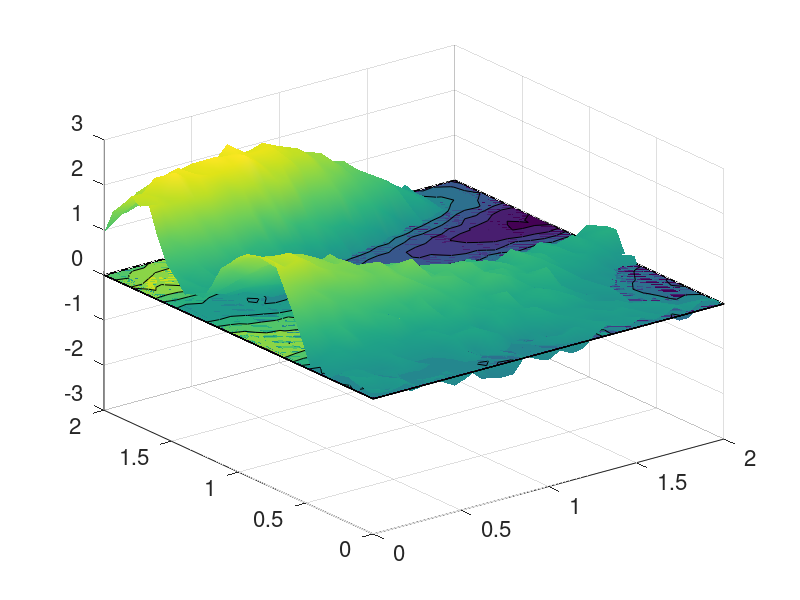

MATLAB code for this plot: (Note: this script raises an error after producing the figure.)
%% #### -------------------------------------------------------------- ####
%% George Kontoudis, george.kontoudis@mines.edu, www.georgekontoudis.com
%% Colorado School of Mines, Mechanical Engineering
%% Scalable, Federated Gaussian Process Training for Decentralized
%% Multi-Agent Systems, IEEE Access 2024
%% Demo for a synthetic random field (2D)
%% #### -------------------------------------------------------------- ####
clear all; close all; clc;
%% Generate test data
rng(100)
% number of training data points
n = 961; % 961, 8100 , 16900, 32400
trials = 3;
agents = 10; % 4, 10, 20

% Parameters
alpha = 1e-5; % gradient descent step size
cADMM_tol = 1e-3; % ADMM tolerance
cl_pxADMM_tol = cADMM_tol; % ADMM tolerance
cl_gpxADMM_tol = cADMM_tol; % ADMM tolerance
max_iter_dec_cADMM = 1e2;
max_iter_dec_cl_pxADMM = 1e2;
max_iter_dec_cl_gpxADMM = 1e2;
rho = 500; % penalty term ADMM
Lip = 5000; % Lipschitz constant

switch n
    case 961
        % load true hyperparameter values
        load src/hyperparameters_obs_961_input_2D_hyp_4_repl_5.dat
        el1.true = hyperparameters_obs_961_input_2D_hyp_4_repl_5(1);
        el2.true = hyperparameters_obs_961_input_2D_hyp_4_repl_5(2);
        sf.true = hyperparameters_obs_961_input_2D_hyp_4_repl_5(3);
        sn.true = hyperparameters_obs_961_input_2D_hyp_4_repl_5(4);
        hyplength = length(hyperparameters_obs_961_input_2D_hyp_4_repl_5);

        load src/input_x_obs_961_input_2D_hyp_4_repl_5.dat
        xx = input_x_obs_961_input_2D_hyp_4_repl_5';
        xx_length = length(xx); xx_length_2 = xx_length^2;
        xx_vec = reshape(xx,xx_length_2,1);

        load src/input_y_obs_961_input_2D_hyp_4_repl_5.dat
        xy = input_y_obs_961_input_2D_hyp_4_repl_5';
        xy_vec = reshape(xy,xx_length_2,1);

        load src/training_data_obs_961_input_2D_hyp_4_repl_5.dat
        Y_all = training_data_obs_961_input_2D_hyp_4_repl_5';
end

% Squared hyperparameters
el12.true = el1.true^2;
el22.true = el2.true^2;
sf2.true = sf.true^2;
sn2.true = sn.true^2;

ky = 0;
for i=1:trials
    Y_each(:,:,i) = Y_all(:,ky*xx_length+1:i*xx_length); % 31 for 961, 90 for 8100, 130 for 16900, 180 for 32400
    ky=ky+1;
end
x(:,1) = xx_vec;
x(:,2) = xy_vec;
Y = reshape(Y_each,xx_length_2,1,trials);

for i=1:trials
    f=figure(i);
    surf(xx,xy,Y_each(:,:,i));hold on
    hold on;
    [~,c]=contourf(xx,xy,Y_each(:,:,i));hold on
    shading interp
    set(gca,'fontsize',16)
    h = colormap(f,pink);
    brighten(0.6);
    set(gcf,'color','w')
    cbar = colorbar;
    hAx = gca;
    hAx.CLim = [-3 3];
    cbar.Limits = [-3 3];
    view(0,90)
    xlabel('x') ; ylabel('y') ;
    %     title('Reference')
    set(gca,'fontsize',16)
    set(gcf,'color','w')
    box off; grid off; hold on;
end
%% Training of full GP
meanfunc = [];
covfunc = @covSEard;
likfunc = @likGauss;
% pause
%%
for trial=1:trials
    trial
    %     for initial_condition = 1:random_initializations
    opts.mean = [];
    opts.cov = [log(2),log(0.5),log(1)]; % inital values for lengthscales el1, el2 and signal std sf2, essentialy el1 = el2 = sf = exp(0) = 1
    opts.lik = log(1); % initial value for noise std se2, essentially se = exp(-1) = 0.368

    % Full GP training
    t1 = clock;
    hyp.fullGP = minimize(opts, @gp, -250, @infGaussLik, meanfunc,...
        covfunc, likfunc, x, Y(:,:,trial));
    t2 = clock;

    % Going back to the parameter space exp(log(x)) = x
    el1.fullGP = exp(hyp.fullGP.cov(1));
    el2.fullGP = exp(hyp.fullGP.cov(2));
    sf.fullGP = exp(hyp.fullGP.cov(3));
    sn.fullGP = exp(hyp.fullGP.lik);

    % Squared parameters exp(2*log(x)) = x^2
    el12.fullGP = exp(2*hyp.fullGP.cov(1));
    el22.fullGP = exp(2*hyp.fullGP.cov(2));
    sf2.fullGP = exp(2*hyp.fullGP.cov(3));
    sn2.fullGP = exp(2*hyp.fullGP.lik);

    % Time for training
    t.training.fullGP = etime(t2,t1) ;
    %% Factorized training
    partitionCriterion = 'sequential' ; % 'random', 'kmeans', 'sequential'

    opts.Xnorm = '' ; % doesn't change anything if I select 'X' or 'Y' or even if it's empty ''
    opts.Ynorm = 'Y' ;
    opts.Ms = agents; % number of experts
    opts.partitionCriterion = partitionCriterion ;
    opts.ell = exp(opts.cov(1)) ;
    opts.el2 = exp(opts.cov(2)) ;
    opts.sf2 = exp(opts.cov(3)) ;
    opts.sn2 = exp(opts.lik) ;

    opts.meanfunc = [] ; % .meanfunc, .covfunc, .likfunc, .inffunc: GP configurations
    opts.covfunc = @covSEard;
    opts.likfunc = @likGauss;
    opts.inffunc = @infGaussLik ;

    opts.numOptFC = -250 ;

    t3 = clock;
    [models,t_dGP_train,xs,ys,iter.outer.factGP] = aggregation_train_2D(x,Y(:,:,trial),opts);
    t4 = clock;

    for i=1:opts.Ms
        el1.factGP(i) = exp(models{1,i}.hyp.cov(1));
        el2.factGP(i) = exp(models{1,i}.hyp.cov(2));
        sf.factGP(i) = exp(models{1,i}.hyp.cov(3));
        sn.factGP(i) = exp(models{1,i}.hyp.lik);

        el12.factGP(i) = exp(2*models{1,i}.hyp.cov(1));
        el22.factGP(i) = exp(2*models{1,i}.hyp.cov(2));
        sf2.factGP(i) = exp(2*models{1,i}.hyp.cov(3));
        sn2.factGP(i) = exp(2*models{1,i}.hyp.lik);
    end

    t.training.factGP = etime(t4,t3) ;
    %% Factorized GRBCM training
    partitionCriterion = 'sequential_random' ; % 'random', 'kmeans', 'sequential', 'sequential_random'
    opts.partitionCriterion = partitionCriterion ;

    t5 = clock;
    [models_grbcm,t_dGP_train,xs,ys,iter.outer.factGRBCM] = aggregation_train_2D(x,Y(:,:,trial),opts);
    t6 =clock;

    for i=1:opts.Ms
        el1.factGRBCM(i) = exp(models_grbcm{1,i}.hyp.cov(1));
        el2.factGRBCM(i) = exp(models_grbcm{1,i}.hyp.cov(2));
        sf.factGRBCM(i) = exp(models_grbcm{1,i}.hyp.cov(3));
        sn.factGRBCM(i) = exp(models_grbcm{1,i}.hyp.lik);

        el12.factGRBCM(i) = exp(2*models_grbcm{1,i}.hyp.cov(1));
        el12.factGRBCM(i) = exp(2*models_grbcm{1,i}.hyp.cov(2));
        sf2.factGRBCM(i) = exp(2*models_grbcm{1,i}.hyp.cov(3));
        sn2.factGRBCM(i) = exp(2*models_grbcm{1,i}.hyp.lik);
    end

    t.training.factGRBCM = etime(t6,t5) ;
    %% Consensus ADMM Training with gradient information
    [t.training.cADMM, theta.cADMM, iter.outer.cADMM, iter.inner.cADMM] = ...
        cADMM_2D(rho, alpha, opts, models, hyplength, cADMM_tol)

    for i=1:opts.Ms
        el1.cADMM(i) = exp(theta.cADMM(1,i));
        el2.cADMM(i) = exp(theta.cADMM(2,i));
        sf.cADMM(i) = exp(theta.cADMM(3,i));
        sn.cADMM(i) = exp(theta.cADMM(4,i));

        el12.cADMM(i) = exp(2*theta.cADMM(1,i));
        el22.cADMM(i) = exp(2*theta.cADMM(2,i));
        sf2.cADMM(i) = exp(2*theta.cADMM(3,i));
        sn2.cADMM(i) = exp(2*theta.cADMM(4,i));
    end
    %% Closed-form proximal ADMM Training with gradient information
    [t.training.cl_pxADMM, theta.cl_pxADMM, iter.outer.cl_pxADMM] = ...
        cl_pxADMM_2D(rho, opts, models, hyplength, Lip, cl_pxADMM_tol)

    for i=1:opts.Ms
        el1.cl_pxADMM(i) = exp(theta.cl_pxADMM(1,i));
        el2.cl_pxADMM(i) = exp(theta.cl_pxADMM(2,i));
        sf.cl_pxADMM(i) = exp(theta.cl_pxADMM(3,i));
        sn.cl_pxADMM(i) = exp(theta.cl_pxADMM(4,i));

        el12.cl_pxADMM(i) = exp(2*theta.cl_pxADMM(1,i));
        el22.cl_pxADMM(i) = exp(2*theta.cl_pxADMM(2,i));
        sf2.cl_pxADMM(i) = exp(2*theta.cl_pxADMM(3,i));
        sn2.cl_pxADMM(i) = exp(2*theta.cl_pxADMM(4,i));
    end
    %% Closed-form proximal ADMM Training with gradient information and communication dataset
    [t.training.cl_gpxADMM, theta.cl_gpxADMM, iter.outer.cl_gpxADMM] = ...
        cl_pxADMM_2D(rho, opts, models_grbcm, hyplength, Lip, cl_gpxADMM_tol)

    for i=1:opts.Ms
        el1.cl_gpxADMM(i) = exp(theta.cl_gpxADMM(1,i));
        el2.cl_gpxADMM(i) = exp(theta.cl_gpxADMM(2,i));
        sf.cl_gpxADMM(i) = exp(theta.cl_gpxADMM(3,i));
        sn.cl_gpxADMM(i) = exp(theta.cl_gpxADMM(4,i));

        el12.cl_gpxADMM(i) = exp(2*theta.cl_gpxADMM(1,i));
        el22.cl_gpxADMM(i) = exp(2*theta.cl_gpxADMM(2,i));
        sf2.cl_gpxADMM(i) = exp(2*theta.cl_gpxADMM(3,i));
        sn2.cl_gpxADMM(i) = exp(2*theta.cl_gpxADMM(4,i));
    end
    %% Decentralized exact consensus ADMM Training with gradient information
    [t.training.dec_cADMM, theta.dec_cADMM, iter.outer.dec_cADMM, iter.inner.dec_cADMM] = ...
        dec_cADMM_2D(rho, alpha, opts, models, hyplength, max_iter_dec_cADMM)

    for i=1:opts.Ms
        el1.dec_cADMM(i) = exp(theta.dec_cADMM(1,i));
        el2.dec_cADMM(i) = exp(theta.dec_cADMM(2,i));
        sf.dec_cADMM(i) = exp(theta.dec_cADMM(3,i));
        sn.dec_cADMM(i) = exp(theta.dec_cADMM(4,i));

        el12.dec_cADMM(i) = exp(2*theta.dec_cADMM(1,i));
        el22.dec_cADMM(i) = exp(2*theta.dec_cADMM(2,i));
        sf2.dec_cADMM(i) = exp(2*theta.dec_cADMM(3,i));
        sn2.dec_cADMM(i) = exp(2*theta.dec_cADMM(4,i));
    end
    %% Closed-form decentralized inexact (proximal) consensus ADMM Training with gradient information
    [t.training.dec_cl_pxADMM, theta.dec_cl_pxADMM, iter.outer.dec_cl_pxADMM] = ...
        dec_cl_pxADMM_2D(rho, opts, models, hyplength, Lip, max_iter_dec_cl_pxADMM)

    for i=1:opts.Ms
        el1.dec_cl_pxADMM(i) = exp(theta.dec_cl_pxADMM(1,i));
        el2.dec_cl_pxADMM(i) = exp(theta.dec_cl_pxADMM(2,i));
        sf.dec_cl_pxADMM(i) = exp(theta.dec_cl_pxADMM(3,i));
        sn.dec_cl_pxADMM(i) = exp(theta.dec_cl_pxADMM(4,i));

        el12.dec_cl_pxADMM(i) = exp(2*theta.dec_cl_pxADMM(1,i));
        el22.dec_cl_pxADMM(i) = exp(2*theta.dec_cl_pxADMM(2,i));
        sf2.dec_cl_pxADMM(i) = exp(2*theta.dec_cl_pxADMM(3,i));
        sn2.dec_cl_pxADMM(i) = exp(2*theta.dec_cl_pxADMM(4,i));
    end

    %% Closed-form decentralized inexact (proximal) consensus ADMM Training with gradient information and communication dataset
    [t.training.dec_cl_gpxADMM, theta.dec_cl_gpxADMM, iter.outer.dec_cl_gpxADMM] = ...
        dec_cl_pxADMM_2D(rho, opts, models_grbcm, hyplength, Lip, max_iter_dec_cl_gpxADMM)

    for i=1:opts.Ms
        el1.dec_cl_gpxADMM(i) = exp(theta.dec_cl_gpxADMM(1,i));
        el2.dec_cl_gpxADMM(i) = exp(theta.dec_cl_gpxADMM(2,i));
        sf.dec_cl_gpxADMM(i) = exp(theta.dec_cl_gpxADMM(3,i));
        sn.dec_cl_gpxADMM(i) = exp(theta.dec_cl_gpxADMM(4,i));

        el12.dec_cl_gpxADMM(i) = exp(2*theta.dec_cl_gpxADMM(1,i));
        el22.dec_cl_gpxADMM(i) = exp(2*theta.dec_cl_gpxADMM(2,i));
        sf2.dec_cl_gpxADMM(i) = exp(2*theta.dec_cl_gpxADMM(3,i));
        sn2.dec_cl_gpxADMM(i) = exp(2*theta.dec_cl_gpxADMM(4,i));
    end
    %% Store data
    el1.save.true(trial)             = el1.true;
    el1.save.fullGP(trial)           = el1.fullGP;
    el1.save.factGP(trial,:)         = el1.factGP;
    el1.save.factGRBCM(trial,:)      = el1.factGRBCM;
    el1.save.cADMM(trial,:)          = el1.cADMM;
    el1.save.cl_pxADMM(trial,:)      = el1.cl_pxADMM;
    el1.save.cl_gpxADMM(trial,:)     = el1.cl_gpxADMM;
    el1.save.dec_cADMM(trial,:)      = el1.dec_cADMM;
    el1.save.dec_cl_pxADMM(trial,:)  = el1.dec_cl_pxADMM;
    el1.save.dec_cl_gpxADMM(trial,:) = el1.dec_cl_gpxADMM;

    el2.save.true(trial)             = el2.true;
    el2.save.fullGP(trial)           = el2.fullGP;
    el2.save.factGP(trial,:)         = el2.factGP;
    el2.save.factGRBCM(trial,:)      = el2.factGRBCM;
    el2.save.cADMM(trial,:)          = el2.cADMM;
    el2.save.cl_pxADMM(trial,:)      = el2.cl_pxADMM;
    el2.save.cl_gpxADMM(trial,:)     = el2.cl_gpxADMM;
    el2.save.dec_cADMM(trial,:)      = el2.dec_cADMM;
    el2.save.dec_cl_pxADMM(trial,:)  = el2.dec_cl_pxADMM;
    el2.save.dec_cl_gpxADMM(trial,:) = el2.dec_cl_gpxADMM;

    sf.save.true(trial)             = sf.true;
    sf.save.fullGP(trial)           = sf.fullGP;
    sf.save.factGP(trial,:)         = sf.factGP;
    sf.save.factGRBCM(trial,:)      = sf.factGRBCM;
    sf.save.cADMM(trial,:)          = sf.cADMM;
    sf.save.cl_pxADMM(trial,:)      = sf.cl_pxADMM;
    sf.save.cl_gpxADMM(trial,:)     = sf.cl_gpxADMM;
    sf.save.dec_cADMM(trial,:)      = sf.dec_cADMM;
    sf.save.dec_cl_pxADMM(trial,:)  = sf.dec_cl_pxADMM;
    sf.save.dec_cl_gpxADMM(trial,:) = sf.dec_cl_gpxADMM;

    sn.save.true(trial)             = sn.true;
    sn.save.fullGP(trial)           = sn.fullGP;
    sn.save.factGP(trial,:)         = sn.factGP;
    sn.save.factGRBCM(trial,:)      = sn.factGRBCM;
    sn.save.cADMM(trial,:)          = sn.cADMM;
    sn.save.cl_pxADMM(trial,:)      = sn.cl_pxADMM;
    sn.save.cl_gpxADMM(trial,:)     = sn.cl_gpxADMM;
    sn.save.dec_cADMM(trial,:)      = sn.dec_cADMM;
    sn.save.dec_cl_pxADMM(trial,:)  = sn.dec_cl_pxADMM;
    sn.save.dec_cl_gpxADMM(trial,:) = sn.dec_cl_gpxADMM;

    t.save.fullGP(trial)         = t.training.fullGP;
    t.save.factGP(trial)         = t.training.factGP;
    t.save.factGRBCM(trial)      = t.training.factGRBCM;
    t.save.cADMM(trial)          = t.training.cADMM;
    t.save.cl_pxADMM(trial)      = t.training.cl_pxADMM;
    t.save.cl_gpxADMM(trial)     = t.training.cl_gpxADMM;
    t.save.dec_cADMM(trial)      = t.training.dec_cADMM;
    t.save.dec_cl_pxADMM(trial)  = t.training.dec_cl_pxADMM;
    t.save.dec_cl_gpxADMM(trial) = t.training.dec_cl_gpxADMM;

    iter.inner.save.cADMM(trial)      = iter.inner.cADMM;
    iter.inner.save.dec_cADMM(trial)  = iter.inner.dec_cADMM;

    iter.outer.save.factGP(trial)          = iter.outer.factGP;
    iter.outer.save.factGRBCM(trial)       = iter.outer.factGRBCM;
    iter.outer.save.cADMM(trial)          = iter.outer.cADMM;
    iter.outer.save.cl_pxADMM(trial)      = iter.outer.cl_pxADMM;
    iter.outer.save.cl_gpxADMM(trial)     = iter.outer.cl_gpxADMM;
    iter.outer.save.dec_cADMM(trial)      = iter.outer.dec_cADMM;
    iter.outer.save.dec_cl_pxADMM(trial)  = iter.outer.dec_cl_pxADMM;
    iter.outer.save.dec_cl_gpxADMM(trial) = iter.outer.dec_cl_gpxADMM;
    opts = [];
    trial
end

%% Plots
for i=1:trials
    el1.save.avg.factGP(i) = (1/agents)*sum(el1.save.factGP(i,:));
    el1.save.std.factGP(i) = std(el1.save.factGP(i,:));
    el1.save.avg.factGRBCM(i) = (1/agents)*sum(el1.save.factGRBCM(i,:));
    el1.save.std.factGRBCM(i) = std(el1.save.factGRBCM(i,:));
    el1.save.avg.cADMM(i) = (1/agents)*sum(el1.save.cADMM(i,:));
    el1.save.std.cADMM(i) = std(el1.save.cADMM(i,:));
    el1.save.avg.cl_pxADMM(i) = (1/agents)*sum(el1.save.cl_pxADMM(i,:));
    el1.save.std.cl_pxADMM(i) = std(el1.save.cl_pxADMM(i,:));
    el1.save.avg.cl_gpxADMM(i) = (1/agents)*sum(el1.save.cl_gpxADMM(i,:));
    el1.save.std.cl_gpxADMM(i) = std(el1.save.cl_gpxADMM(i,:));
    el1.save.avg.dec_cADMM(i) = (1/agents)*sum(el1.save.dec_cADMM(i,:));
    el1.save.std.dec_cADMM(i) = std(el1.save.dec_cADMM(i,:));
    el1.save.avg.dec_cl_pxADMM(i) = (1/agents)*sum(el1.save.dec_cl_pxADMM(i,:));
    el1.save.std.dec_cl_pxADMM(i) = std(el1.save.dec_cl_pxADMM(i,:));
    el1.save.avg.dec_cl_gpxADMM(i) = (1/agents)*sum(el1.save.dec_cl_gpxADMM(i,:));
    el1.save.std.dec_cl_gpxADMM(i) = std(el1.save.dec_cl_gpxADMM(i,:));

    el2.save.avg.factGP(i) = (1/agents)*sum(el2.save.factGP(i,:));
    el2.save.std.factGP(i) = std(el2.save.factGP(i,:));
    el2.save.avg.factGRBCM(i) = (1/agents)*sum(el2.save.factGRBCM(i,:));
    el2.save.std.factGRBCM(i) = std(el2.save.factGRBCM(i,:));
    el2.save.avg.cADMM(i) = (1/agents)*sum(el2.save.cADMM(i,:));
    el2.save.std.cADMM(i) = std(el2.save.cADMM(i,:));
    el2.save.avg.cl_pxADMM(i) = (1/agents)*sum(el2.save.cl_pxADMM(i,:));
    el2.save.std.cl_pxADMM(i) = std(el2.save.cl_pxADMM(i,:));
    el2.save.avg.cl_gpxADMM(i) = (1/agents)*sum(el2.save.cl_gpxADMM(i,:));
    el2.save.std.cl_gpxADMM(i) = std(el2.save.cl_gpxADMM(i,:));
    el2.save.avg.dec_cADMM(i) = (1/agents)*sum(el2.save.dec_cADMM(i,:));
    el2.save.std.dec_cADMM(i) = std(el2.save.dec_cADMM(i,:));
    el2.save.avg.dec_cl_pxADMM(i) = (1/agents)*sum(el2.save.dec_cl_pxADMM(i,:));
    el2.save.std.dec_cl_pxADMM(i) = std(el2.save.dec_cl_pxADMM(i,:));
    el2.save.avg.dec_cl_gpxADMM(i) = (1/agents)*sum(el2.save.dec_cl_gpxADMM(i,:));
    el2.save.std.dec_cl_gpxADMM(i) = std(el2.save.dec_cl_gpxADMM(i,:));

    sf.save.avg.factGP(i) = (1/agents)*sum(sf.save.factGP(i,:));
    sf.save.std.factGP(i) = std(sf.save.factGP(i,:));
    sf.save.avg.factGRBCM(i) = (1/agents)*sum(sf.save.factGRBCM(i,:));
    sf.save.std.factGRBCM(i) = std(sf.save.factGRBCM(i,:));
    sf.save.avg.cADMM(i) = (1/agents)*sum(sf.save.cADMM(i,:));
    sf.save.std.cADMM(i) = std(sf.save.cADMM(i,:));
    sf.save.avg.cl_pxADMM(i) = (1/agents)*sum(sf.save.cl_pxADMM(i,:));
    sf.save.std.cl_pxADMM(i) = std(sf.save.cl_pxADMM(i,:));
    sf.save.avg.cl_gpxADMM(i) = (1/agents)*sum(sf.save.cl_gpxADMM(i,:));
    sf.save.std.cl_gpxADMM(i) = std(sf.save.cl_gpxADMM(i,:));
    sf.save.avg.dec_cADMM(i) = (1/agents)*sum(sf.save.dec_cADMM(i,:));
    sf.save.std.dec_cADMM(i) = std(sf.save.dec_cADMM(i,:));
    sf.save.avg.dec_cl_pxADMM(i) = (1/agents)*sum(sf.save.dec_cl_pxADMM(i,:));
    sf.save.std.dec_cl_pxADMM(i) = std(sf.save.dec_cl_pxADMM(i,:));
    sf.save.avg.dec_cl_gpxADMM(i) = (1/agents)*sum(sf.save.dec_cl_gpxADMM(i,:));
    sf.save.std.dec_cl_gpxADMM(i) = std(sf.save.dec_cl_gpxADMM(i,:));

    sn.save.avg.factGP(i) = (1/agents)*sum(sn.save.factGP(i,:));
    sn.save.std.factGP(i) = std(sn.save.factGP(i,:));
    sn.save.avg.factGRBCM(i) = (1/agents)*sum(sn.save.factGRBCM(i,:));
    sn.save.std.factGRBCM(i) = std(sn.save.factGRBCM(i,:));
    sn.save.avg.cADMM(i) = (1/agents)*sum(sn.save.cADMM(i,:));
    sn.save.std.cADMM(i) = std(sn.save.cADMM(i,:));
    sn.save.avg.cl_pxADMM(i) = (1/agents)*sum(sn.save.cl_pxADMM(i,:));
    sn.save.std.cl_pxADMM(i) = std(sn.save.cl_pxADMM(i,:));
    sn.save.avg.cl_gpxADMM(i) = (1/agents)*sum(sn.save.cl_gpxADMM(i,:));
    sn.save.std.cl_gpxADMM(i) = std(sn.save.cl_gpxADMM(i,:));
    sn.save.avg.dec_cADMM(i) = (1/agents)*sum(sn.save.dec_cADMM(i,:));
    sn.save.std.dec_cADMM(i) = std(sn.save.dec_cADMM(i,:));
    sn.save.avg.dec_cl_pxADMM(i) = (1/agents)*sum(sn.save.dec_cl_pxADMM(i,:));
    sn.save.std.dec_cl_pxADMM(i) = std(sn.save.dec_cl_pxADMM(i,:));
    sn.save.avg.dec_cl_gpxADMM(i) = (1/agents)*sum(sn.save.dec_cl_gpxADMM(i,:));
    sn.save.std.dec_cl_gpxADMM(i) = std(sn.save.dec_cl_gpxADMM(i,:));
end

% Mean absolute error (MAE)
MAE.el1.avg.fullGP = mean(abs(el1.save.fullGP - el1.save.true));
MAE.el1.std.fullGP = std(abs(el1.save.fullGP - el1.save.true));
MAE.el1.avg.factGP = mean(abs(el1.save.avg.factGP - el1.save.true));
MAE.el1.std.factGP = std(abs(el1.save.avg.factGP - el1.save.true));
MAE.el1.avg.factGRBCM = mean(abs(el1.save.avg.factGRBCM - el1.save.true));
MAE.el1.std.factGRBCM = std(abs(el1.save.avg.factGRBCM - el1.save.true));
MAE.el1.avg.cADMM = mean(abs(el1.save.avg.cADMM - el1.save.true));
MAE.el1.std.cADMM = std(abs(el1.save.avg.cADMM - el1.save.true));
MAE.el1.avg.cl_pxADMM = mean(abs(el1.save.avg.cl_pxADMM - el1.save.true));
MAE.el1.std.cl_pxADMM = std(abs(el1.save.avg.cl_pxADMM - el1.save.true));
MAE.el1.avg.cl_gpxADMM = mean(abs(el1.save.avg.cl_gpxADMM - el1.save.true));
MAE.el1.std.cl_gpxADMM = std(abs(el1.save.avg.cl_gpxADMM - el1.save.true));
MAE.el1.avg.dec_cADMM = mean(abs(el1.save.avg.dec_cADMM - el1.save.true));
MAE.el1.std.dec_cADMM = std(abs(el1.save.avg.dec_cADMM - el1.save.true));
MAE.el1.avg.dec_cl_pxADMM = mean(abs(el1.save.avg.dec_cl_pxADMM - el1.save.true));
MAE.el1.std.dec_cl_pxADMM = std(abs(el1.save.avg.dec_cl_pxADMM - el1.save.true));
MAE.el1.avg.dec_cl_gpxADMM = mean(abs(el1.save.avg.dec_cl_gpxADMM - el1.save.true));
MAE.el1.std.dec_cl_gpxADMM = std(abs(el1.save.avg.dec_cl_gpxADMM - el1.save.true));

MAE.el2.avg.fullGP = mean(abs(el2.save.fullGP - el2.save.true));
MAE.el2.std.fullGP = std(abs(el2.save.fullGP - el2.save.true));
MAE.el2.avg.factGP = mean(abs(el2.save.avg.factGP - el2.save.true));
MAE.el2.std.factGP = std(abs(el2.save.avg.factGP - el2.save.true));
MAE.el2.avg.factGRBCM = mean(abs(el2.save.avg.factGRBCM - el2.save.true));
MAE.el2.std.factGRBCM = std(abs(el2.save.avg.factGRBCM - el2.save.true));
MAE.el2.avg.cADMM = mean(abs(el2.save.avg.cADMM - el2.save.true));
MAE.el2.std.cADMM = std(abs(el2.save.avg.cADMM - el2.save.true));
MAE.el2.avg.cl_pxADMM = mean(abs(el2.save.avg.cl_pxADMM - el2.save.true));
MAE.el2.std.cl_pxADMM = std(abs(el2.save.avg.cl_pxADMM - el2.save.true));
MAE.el2.avg.cl_gpxADMM = mean(abs(el2.save.avg.cl_gpxADMM - el2.save.true));
MAE.el2.std.cl_gpxADMM = std(abs(el2.save.avg.cl_gpxADMM - el2.save.true));
MAE.el2.avg.dec_cADMM = mean(abs(el2.save.avg.dec_cADMM - el2.save.true));
MAE.el2.std.dec_cADMM = std(abs(el2.save.avg.dec_cADMM - el2.save.true));
MAE.el2.avg.dec_cl_pxADMM = mean(abs(el2.save.avg.dec_cl_pxADMM - el2.save.true));
MAE.el2.std.dec_cl_pxADMM = std(abs(el2.save.avg.dec_cl_pxADMM - el2.save.true));
MAE.el2.avg.dec_cl_gpxADMM = mean(abs(el2.save.avg.dec_cl_gpxADMM - el2.save.true));
MAE.el2.std.dec_cl_gpxADMM = std(abs(el2.save.avg.dec_cl_gpxADMM - el2.save.true));

MAE.sf.avg.fullGP = mean(abs(sf.save.fullGP - sf.save.true));
MAE.sf.std.fullGP = std(abs(sf.save.fullGP - sf.save.true));
MAE.sf.avg.factGP = mean(abs(sf.save.avg.factGP - sf.save.true));
MAE.sf.std.factGP = std(abs(sf.save.avg.factGP - sf.save.true));
MAE.sf.avg.factGRBCM = mean(abs(sf.save.avg.factGRBCM - sf.save.true));
MAE.sf.std.factGRBCM = std(abs(sf.save.avg.factGRBCM - sf.save.true));
MAE.sf.avg.cADMM = mean(abs(sf.save.avg.cADMM - sf.save.true));
MAE.sf.std.cADMM = std(abs(sf.save.avg.cADMM - sf.save.true));
MAE.sf.avg.cl_pxADMM = mean(abs(sf.save.avg.cl_pxADMM - sf.save.true));
MAE.sf.std.cl_pxADMM = std(abs(sf.save.avg.cl_pxADMM - sf.save.true));
MAE.sf.avg.cl_gpxADMM = mean(abs(sf.save.avg.cl_gpxADMM - sf.save.true));
MAE.sf.std.cl_gpxADMM = std(abs(sf.save.avg.cl_gpxADMM - sf.save.true));
MAE.sf.avg.dec_cADMM = mean(abs(sf.save.avg.dec_cADMM - sf.save.true));
MAE.sf.std.dec_cADMM = std(abs(sf.save.avg.dec_cADMM - sf.save.true));
MAE.sf.avg.dec_cl_pxADMM = mean(abs(sf.save.avg.dec_cl_pxADMM - sf.save.true));
MAE.sf.std.dec_cl_pxADMM = std(abs(sf.save.avg.dec_cl_pxADMM - sf.save.true));
MAE.sf.avg.dec_cl_gpxADMM = mean(abs(sf.save.avg.dec_cl_gpxADMM - sf.save.true));
MAE.sf.std.dec_cl_gpxADMM = std(abs(sf.save.avg.dec_cl_gpxADMM - sf.save.true));

MAE.sn.avg.fullGP = mean(abs(sn.save.fullGP - sn.save.true));
MAE.sn.std.fullGP = std(abs(sn.save.fullGP - sn.save.true));
MAE.sn.avg.factGP = mean(abs(sn.save.avg.factGP - sn.save.true));
MAE.sn.std.factGP = std(abs(sn.save.avg.factGP - sn.save.true));
MAE.sn.avg.factGRBCM = mean(abs(sn.save.avg.factGRBCM - sn.save.true));
MAE.sn.std.factGRBCM = std(abs(sn.save.avg.factGRBCM - sn.save.true));
MAE.sn.avg.cADMM = mean(abs(sn.save.avg.cADMM - sn.save.true));
MAE.sn.std.cADMM = std(abs(sn.save.avg.cADMM - sn.save.true));
MAE.sn.avg.cl_pxADMM = mean(abs(sn.save.avg.cl_pxADMM - sn.save.true));
MAE.sn.std.cl_pxADMM = std(abs(sn.save.avg.cl_pxADMM - sn.save.true));
MAE.sn.avg.cl_gpxADMM = mean(abs(sn.save.avg.cl_gpxADMM - sn.save.true));
MAE.sn.std.cl_gpxADMM = std(abs(sn.save.avg.cl_gpxADMM - sn.save.true));
MAE.sn.avg.dec_cADMM = mean(abs(sn.save.avg.dec_cADMM - sn.save.true));
MAE.sn.std.dec_cADMM = std(abs(sn.save.avg.dec_cADMM - sn.save.true));
MAE.sn.avg.dec_cl_pxADMM = mean(abs(sn.save.avg.dec_cl_pxADMM - sn.save.true));
MAE.sn.std.dec_cl_pxADMM = std(abs(sn.save.avg.dec_cl_pxADMM - sn.save.true));
MAE.sn.avg.dec_cl_gpxADMM = mean(abs(sn.save.avg.dec_cl_gpxADMM - sn.save.true));
MAE.sn.std.dec_cl_gpxADMM = std(abs(sn.save.avg.dec_cl_gpxADMM - sn.save.true));

RMSE.el1.avg.fullGP = sqrt((1/trials)*sum((el1.save.fullGP - el1.save.true).^2));
RMSE.el1.avg.factGP = sqrt((1/trials)*sum((el1.save.avg.factGP - el1.save.true).^2));
RMSE.el1.avg.factGRBCM = sqrt((1/trials)*sum((el1.save.avg.factGRBCM - el1.save.true).^2));
RMSE.el1.avg.cADMM = sqrt((1/trials)*sum((el1.save.avg.cADMM - el1.save.true).^2));
RMSE.el1.avg.cl_pxADMM = sqrt((1/trials)*sum((el1.save.avg.cl_pxADMM - el1.save.true).^2));
RMSE.el1.avg.cl_gpxADMM = sqrt((1/trials)*sum((el1.save.avg.cl_gpxADMM - el1.save.true).^2));
RMSE.el1.avg.dec_cADMM = sqrt((1/trials)*sum((el1.save.avg.dec_cADMM - el1.save.true).^2));
RMSE.el1.avg.dec_cl_pxADMM = sqrt((1/trials)*sum((el1.save.avg.dec_cl_pxADMM - el1.save.true).^2));
RMSE.el1.avg.dec_cl_gpxADMM = sqrt((1/trials)*sum((el1.save.avg.dec_cl_gpxADMM - el1.save.true).^2));

RMSE.el2.avg.fullGP =sqrt((1/trials)*sum((el2.save.fullGP - el2.save.true).^2));
RMSE.el2.avg.factGP =sqrt((1/trials)*sum((el2.save.avg.factGP - el2.save.true).^2));
RMSE.el2.avg.factGRBCM =sqrt((1/trials)*sum((el2.save.avg.factGRBCM - el2.save.true).^2));
RMSE.el2.avg.cADMM =sqrt((1/trials)*sum((el2.save.avg.cADMM - el2.save.true).^2));
RMSE.el2.avg.cl_pxADMM =sqrt((1/trials)*sum((el2.save.avg.cl_pxADMM - el2.save.true).^2));
RMSE.el2.avg.cl_gpxADMM =sqrt((1/trials)*sum((el2.save.avg.cl_gpxADMM - el2.save.true).^2));
RMSE.el2.avg.dec_cADMM =sqrt((1/trials)*sum((el2.save.avg.dec_cADMM - el2.save.true).^2));
RMSE.el2.avg.dec_cl_pxADMM =sqrt((1/trials)*sum((el2.save.avg.dec_cl_pxADMM - el2.save.true).^2));
RMSE.el2.avg.dec_cl_gpxADMM =sqrt((1/trials)*sum((el2.save.avg.dec_cl_gpxADMM - el2.save.true).^2));

RMSE.sf.avg.fullGP =sqrt((1/trials)*sum((sf.save.fullGP - sf.save.true).^2));
RMSE.sf.avg.factGP =sqrt((1/trials)*sum((sf.save.avg.factGP - sf.save.true).^2));
RMSE.sf.avg.factGRBCM =sqrt((1/trials)*sum((sf.save.avg.factGRBCM - sf.save.true).^2));
RMSE.sf.avg.cADMM =sqrt((1/trials)*sum((sf.save.avg.cADMM - sf.save.true).^2));
RMSE.sf.avg.cl_pxADMM =sqrt((1/trials)*sum((sf.save.avg.cl_pxADMM - sf.save.true).^2));
RMSE.sf.avg.cl_gpxADMM =sqrt((1/trials)*sum((sf.save.avg.cl_gpxADMM - sf.save.true).^2));
RMSE.sf.avg.dec_cADMM =sqrt((1/trials)*sum((sf.save.avg.dec_cADMM - sf.save.true).^2));
RMSE.sf.avg.dec_cl_pxADMM =sqrt((1/trials)*sum((sf.save.avg.dec_cl_pxADMM - sf.save.true).^2));
RMSE.sf.avg.dec_cl_gpxADMM =sqrt((1/trials)*sum((sf.save.avg.dec_cl_gpxADMM - sf.save.true).^2));

RMSE.sn.avg.fullGP =sqrt((1/trials)*sum((sn.save.fullGP - sn.save.true).^2));
RMSE.sn.avg.factGP =sqrt((1/trials)*sum((sn.save.avg.factGP - sn.save.true).^2));
RMSE.sn.avg.factGRBCM =sqrt((1/trials)*sum((sn.save.avg.factGRBCM - sn.save.true).^2));
RMSE.sn.avg.cADMM =sqrt((1/trials)*sum((sn.save.avg.cADMM - sn.save.true).^2));
RMSE.sn.avg.cl_pxADMM =sqrt((1/trials)*sum((sn.save.avg.cl_pxADMM - sn.save.true).^2));
RMSE.sn.avg.cl_gpxADMM =sqrt((1/trials)*sum((sn.save.avg.cl_gpxADMM - sn.save.true).^2));
RMSE.sn.avg.dec_cADMM =sqrt((1/trials)*sum((sn.save.avg.dec_cADMM - sn.save.true).^2));
RMSE.sn.avg.dec_cl_pxADMM =sqrt((1/trials)*sum((sn.save.avg.dec_cl_pxADMM - sn.save.true).^2));
RMSE.sn.avg.dec_cl_gpxADMM =sqrt((1/trials)*sum((sn.save.avg.dec_cl_gpxADMM - sn.save.true).^2));

t.save.avg.fullGP = mean(t.save.fullGP);
t.save.std.fullGP = std(t.save.fullGP);
t.save.avg.factGP = (1/agents)*mean(t.save.factGP);
t.save.std.factGP = std(t.save.factGP);
t.save.avg.factGRBCM = (1/agents)*mean(t.save.factGRBCM);
t.save.std.factGRBCM = std(t.save.factGRBCM);
t.save.avg.cADMM = (1/agents)*mean(t.save.cADMM);
t.save.std.cADMM = std(t.save.cADMM);
t.save.avg.cl_pxADMM = (1/agents)*mean(t.save.cl_pxADMM);
t.save.std.cl_pxADMM = std(t.save.cl_pxADMM);
t.save.avg.cl_gpxADMM = (1/agents)*mean(t.save.cl_gpxADMM);
t.save.std.cl_gpxADMM = std(t.save.cl_gpxADMM);
t.save.avg.dec_cADMM = (1/agents)*mean(t.save.dec_cADMM);
t.save.std.dec_cADMM = std(t.save.dec_cADMM);
t.save.avg.dec_cl_pxADMM = (1/agents)*mean(t.save.dec_cl_pxADMM);
t.save.std.dec_cl_pxADMM = std(t.save.dec_cl_pxADMM);
t.save.avg.dec_cl_gpxADMM = (1/agents)*mean(t.save.dec_cl_gpxADMM);
t.save.std.dec_cl_gpxADMM = std(t.save.dec_cl_gpxADMM);

iter.outer.save.avg.factGP = mean(iter.outer.save.factGP);
iter.outer.save.std.factGP = std(iter.outer.save.factGP);
iter.outer.save.avg.factGRBCM = mean(iter.outer.save.factGRBCM);
iter.outer.save.std.factGRBCM = std(iter.outer.save.factGRBCM);
iter.outer.save.avg.cADMM = mean(iter.outer.save.cADMM);
iter.outer.save.std.cADMM = std(iter.outer.save.cADMM);
iter.outer.save.avg.cl_pxADMM = mean(iter.outer.save.cl_pxADMM);
iter.outer.save.std.cl_pxADMM = std(iter.outer.save.cl_pxADMM);
iter.outer.save.avg.cl_gpxADMM = mean(iter.outer.save.cl_gpxADMM);
iter.outer.save.std.cl_gpxADMM = std(iter.outer.save.cl_gpxADMM);
iter.outer.save.avg.dec_cADMM = mean(iter.outer.save.dec_cADMM);
iter.outer.save.std.dec_cADMM = std(iter.outer.save.dec_cADMM);
iter.outer.save.avg.dec_cl_pxADMM = mean(iter.outer.save.dec_cl_pxADMM);
iter.outer.save.std.dec_cl_pxADMM = std(iter.outer.save.dec_cl_pxADMM);
iter.outer.save.avg.dec_cl_gpxADMM = mean(iter.outer.save.dec_cl_gpxADMM);
iter.outer.save.std.dec_cl_gpxADMM = std(iter.outer.save.dec_cl_gpxADMM);

iter.inner.save.avg.cADMM = mean(iter.inner.save.cADMM);
iter.inner.save.std.cADMM = std(iter.inner.save.cADMM);
iter.inner.save.avg.dec_cADMM = mean(iter.inner.save.dec_cADMM);
iter.inner.save.std.dec_cADMM = std(iter.inner.save.dec_cADMM);

el1.save.avg.all = [el1.save.fullGP;...
    el1.save.avg.factGP;...
    el1.save.avg.factGRBCM;...
    el1.save.avg.cADMM; ...
    el1.save.avg.cl_pxADMM;...
    el1.save.avg.cl_gpxADMM;...
    el1.save.avg.dec_cADMM;...
    el1.save.avg.dec_cl_pxADMM;...
    el1.save.avg.dec_cl_gpxADMM...
    ];

el2.save.avg.all = [el2.save.fullGP;...
    el2.save.avg.factGP;...
    el2.save.avg.factGRBCM;...
    el2.save.avg.cADMM; ...
    el2.save.avg.cl_pxADMM;...
    el2.save.avg.cl_gpxADMM;...
    el2.save.avg.dec_cADMM;...
    el2.save.avg.dec_cl_pxADMM;...
    el2.save.avg.dec_cl_gpxADMM...
    ];

sf.save.avg.all = [sf.save.fullGP;...
    sf.save.avg.factGP;...
    sf.save.avg.factGRBCM;...
    sf.save.avg.cADMM; ...
    sf.save.avg.cl_pxADMM;...
    sf.save.avg.cl_gpxADMM;...
    sf.save.avg.dec_cADMM;...
    sf.save.avg.dec_cl_pxADMM;...
    sf.save.avg.dec_cl_gpxADMM...
    ];

sn.save.avg.all = [sn.save.fullGP;...
    sn.save.avg.factGP;...
    sn.save.avg.factGRBCM;...
    sn.save.avg.cADMM; ...
    sn.save.avg.cl_pxADMM;...
    sn.save.avg.cl_gpxADMM;...
    sn.save.avg.dec_cADMM;...
    sn.save.avg.dec_cl_pxADMM;...
    sn.save.avg.dec_cl_gpxADMM...
    ];

t.save.avg.all = [t.save.avg.fullGP;...
    t.save.avg.factGP;...
    t.save.avg.factGRBCM;...
    t.save.avg.cADMM; ...
    t.save.avg.cl_pxADMM;...
    t.save.avg.cl_gpxADMM;...
    t.save.avg.dec_cADMM;...
    t.save.avg.dec_cl_pxADMM;...
    t.save.avg.dec_cl_gpxADMM...
    ];
t.save.std.all = [t.save.std.fullGP;...
    t.save.std.factGP;...
    t.save.std.factGRBCM;...
    t.save.std.cADMM; ...
    t.save.std.cl_pxADMM;...
    t.save.std.cl_gpxADMM;...
    t.save.std.dec_cADMM;...
    t.save.std.dec_cl_pxADMM;...
    t.save.std.dec_cl_gpxADMM...
    ];

iter.outer.save.avg.all = [iter.outer.save.avg.factGP;...
    iter.outer.save.avg.factGRBCM;...
    iter.outer.save.avg.cADMM; ...
    iter.outer.save.avg.cl_pxADMM;...
    iter.outer.save.avg.cl_gpxADMM;...
    iter.outer.save.avg.dec_cADMM;...
    iter.outer.save.avg.dec_cl_pxADMM;...
    iter.outer.save.avg.dec_cl_gpxADMM...
    ];
iter.outer.save.std.all = [iter.outer.save.std.factGP;...
    iter.outer.save.std.factGRBCM;...
    iter.outer.save.std.cADMM; ...
    iter.outer.save.std.cl_pxADMM;...
    iter.outer.save.std.cl_gpxADMM;...
    iter.outer.save.std.dec_cADMM;...
    iter.outer.save.std.dec_cl_pxADMM;...
    iter.outer.save.std.dec_cl_gpxADMM...
    ];

iter.inner.save.avg.all = [iter.inner.save.avg.cADMM; ...
    iter.inner.save.avg.dec_cADMM];
iter.inner.save.std.all = [iter.inner.save.std.cADMM; ...
    iter.inner.save.std.dec_cADMM];

MAE.el1.save.avg.all = [MAE.el1.avg.fullGP;...
    MAE.el1.avg.factGP;...
    MAE.el1.avg.factGRBCM; ...
    MAE.el1.avg.cADMM; ...
    MAE.el1.avg.cl_pxADMM;...
    MAE.el1.avg.cl_gpxADMM;...
    MAE.el1.avg.dec_cADMM; ...
    MAE.el1.avg.dec_cl_pxADMM;...
    MAE.el1.avg.dec_cl_gpxADMM...
    ];
MAE.el1.save.std.all = [MAE.el1.std.fullGP;...
    MAE.el1.std.factGP;...
    MAE.el1.std.factGRBCM;...
    MAE.el1.std.cADMM; ...
    MAE.el1.std.cl_pxADMM;...
    MAE.el1.std.cl_gpxADMM;...
    MAE.el1.std.dec_cADMM; ...
    MAE.el1.std.dec_cl_pxADMM;...
    MAE.el1.std.dec_cl_gpxADMM...
    ];

MAE.el2.save.avg.all = [MAE.el2.avg.fullGP;...
    MAE.el2.avg.factGP;...
    MAE.el2.avg.factGRBCM; ...
    MAE.el2.avg.cADMM; ...
    MAE.el2.avg.cl_pxADMM;...
    MAE.el2.avg.cl_gpxADMM;...
    MAE.el2.avg.dec_cADMM; ...
    MAE.el2.avg.dec_cl_pxADMM;...
    MAE.el2.avg.dec_cl_gpxADMM...
    ];
MAE.el2.save.std.all = [MAE.el2.std.fullGP;...
    MAE.el2.std.factGP;...
    MAE.el2.std.factGRBCM;...
    MAE.el2.std.cADMM; ...
    MAE.el2.std.cl_pxADMM;...
    MAE.el2.std.cl_gpxADMM;...
    MAE.el2.std.dec_cADMM; ...
    MAE.el2.std.dec_cl_pxADMM;...
    MAE.el2.std.dec_cl_gpxADMM...
    ];

MAE.sf.save.avg.all = [MAE.sf.avg.fullGP;...
    MAE.sf.avg.factGP;...
    MAE.sf.avg.factGRBCM; ...
    MAE.sf.avg.cADMM; ...
    MAE.sf.avg.cl_pxADMM;...
    MAE.sf.avg.cl_gpxADMM;...
    MAE.sf.avg.dec_cADMM; ...
    MAE.sf.avg.dec_cl_pxADMM;...
    MAE.sf.avg.dec_cl_gpxADMM...
    ];
MAE.sf.save.std.all = [MAE.sf.std.fullGP;...
    MAE.sf.std.factGP;...
    MAE.sf.std.factGRBCM;...
    MAE.sf.std.cADMM; ...
    MAE.sf.std.cl_pxADMM;...
    MAE.sf.std.cl_gpxADMM;...
    MAE.sf.std.dec_cADMM; ...
    MAE.sf.std.dec_cl_pxADMM;...
    MAE.sf.std.dec_cl_gpxADMM...
    ];

MAE.sn.save.avg.all = [MAE.sn.avg.fullGP;...
    MAE.sn.avg.factGP;...
    MAE.sn.avg.factGRBCM; ...
    MAE.sn.avg.cADMM; ...
    MAE.sn.avg.cl_pxADMM;...
    MAE.sn.avg.cl_gpxADMM;...
    MAE.sn.avg.dec_cADMM; ...
    MAE.sn.avg.dec_cl_pxADMM;...
    MAE.sn.avg.dec_cl_gpxADMM...
    ];
MAE.sn.save.std.all = [MAE.sn.std.fullGP;...
    MAE.sn.std.factGP;...
    MAE.sn.std.factGRBCM;...
    MAE.sn.std.cADMM; ...
    MAE.sn.std.cl_pxADMM;...
    MAE.sn.std.cl_gpxADMM;...
    MAE.sn.std.dec_cADMM; ...
    MAE.sn.std.dec_cl_pxADMM;...
    MAE.sn.std.dec_cl_gpxADMM...
    ];

RMSE.el1.save.avg.all = [RMSE.el1.avg.fullGP; ...
    RMSE.el1.avg.factGP;...
    RMSE.el1.avg.factGRBCM;...
    RMSE.el1.avg.cADMM; ...
    RMSE.el1.avg.cl_pxADMM;...
    RMSE.el1.avg.cl_gpxADMM;...
    RMSE.el1.avg.dec_cADMM; ...
    RMSE.el1.avg.dec_cl_pxADMM;...
    RMSE.el1.avg.dec_cl_gpxADMM...
    ];

RMSE.el2.save.avg.all = [RMSE.el2.avg.fullGP; ...
    RMSE.el2.avg.factGP;...
    RMSE.el2.avg.factGRBCM;...
    RMSE.el2.avg.cADMM; ...
    RMSE.el2.avg.cl_pxADMM;...
    RMSE.el2.avg.cl_gpxADMM;...
    RMSE.el2.avg.dec_cADMM; ...
    RMSE.el2.avg.dec_cl_pxADMM;...
    RMSE.el2.avg.dec_cl_gpxADMM...
    ];

RMSE.sf.save.avg.all = [RMSE.sf.avg.fullGP; ...
    RMSE.sf.avg.factGP;...
    RMSE.sf.avg.factGRBCM;...
    RMSE.sf.avg.cADMM; ...
    RMSE.sf.avg.cl_pxADMM;...
    RMSE.sf.avg.cl_gpxADMM;...
    RMSE.sf.avg.dec_cADMM; ...
    RMSE.sf.avg.dec_cl_pxADMM;...
    RMSE.sf.avg.dec_cl_gpxADMM...
    ];

RMSE.sn.save.avg.all = [RMSE.sn.avg.fullGP;...
    RMSE.sn.avg.factGP;...
    RMSE.sn.avg.factGRBCM;...
    RMSE.sn.avg.cADMM; ...
    RMSE.sn.avg.cl_pxADMM;...
    RMSE.sn.avg.cl_gpxADMM;...
    RMSE.sn.avg.dec_cADMM; ...
    RMSE.sn.avg.dec_cl_pxADMM;...
    RMSE.sn.avg.dec_cl_gpxADMM...
    ];

%%
orange_VT = [.909 .467 .133];
maroon_VT = [.506 .117 .245];

bp1 = figure('position',[50    50   1200   400])
subplot(1,4,1)
boxplot(el1.save.avg.all','Labels',{'FULL-GP', 'FACT-GP','g-FACT-GP',...
    'c-ADMM-GP','apx-ADMM-GP',...
    'gapx-ADMM-GP',...
    'D-c-ADMM-GP','D-apx-ADMM-GP',...
    'D-gapx-ADMM-GP'...
    });
set(gca,'XTickLabelRotation',90)
lines = findobj(gcf, 'type', 'line', 'Tag', 'Box');
set(lines(1:4), 'Color', maroon_VT);
ylabel('Lengthscale 1');
med_lines = findobj(gcf, 'type', 'line', 'Tag', 'Median');
set(med_lines, 'Color', orange_VT);
set(findobj(gca,'type','line'),'linew',1.5)
ylim([0.5 2.5])
hAx=gca;                                   % retrieve the axes handle
xtk=hAx.XTick;                             % and the xtick values to plot() at...
hold on
hL=plot(xtk,ones(1,length(xtk))*el1.save.true(1),'k--');
box on; grid off; hold on;

subplot(1,4,2)
boxplot(el2.save.avg.all','Labels',{'FULL-GP', 'FACT-GP','g-FACT-GP',...
    'c-ADMM-GP','apx-ADMM-GP',...
    'gapx-ADMM-GP',...
    'D-c-ADMM-GP','D-apx-ADMM-GP',...
    'D-gapx-ADMM-GP'...
    });
set(gca,'XTickLabelRotation',90)
ylabel('Lengthscale 2');
ylim([0.25 0.55])
hAx=gca;                                   % retrieve the axes handle
xtk=hAx.XTick;                             % and the xtick values to plot() at...
hold on
hL=plot(xtk,ones(1,length(xtk))*el2.save.true(1),'k--');
box on; grid off; hold on;

subplot(1,4,3)
boxplot(sf.save.avg.all','Labels',{'FULL-GP', 'FACT-GP','g-FACT-GP',...
    'c-ADMM-GP','apx-ADMM-GP',...
    'gapx-ADMM-GP',...
    'D-c-ADMM-GP','D-apx-ADMM-GP',...
    'D-gapx-ADMM-GP'...
    });
set(gca,'XTickLabelRotation',90)
ylabel('Signal std');
ylim([0.9, 2.2]);
hAx=gca;                                   % retrieve the axes handle
xtk=hAx.XTick;                             % and the xtick values to plot() at...
hold on
hL=plot(xtk,ones(1,length(xtk))*sf.save.true(1),'k--');
box on; grid off; hold on;

subplot(1,4,4)
boxplot(sn.save.avg.all','Labels',{'FULL-GP', 'FACT-GP','g-FACT-GP',...
    'c-ADMM-GP','apx-ADMM-GP',...
    'gapx-ADMM-GP',...
    'D-c-ADMM-GP','D-apx-ADMM-GP',...
    'D-gapx-ADMM-GP'...
    });
set(gca,'XTickLabelRotation',90)
ylabel('Noise std');
ylim([0.05, 1.05]);
hAx=gca;                                   % retrieve the axes handle
xtk=hAx.XTick;                             % and the xtick values to plot() at...
hold on
hL=plot(xtk,ones(1,length(xtk))*sn.save.true(1),'k--');
box on; grid off; hold on;

saveas(bp1,['figures/boxplots_g_obs_' num2str(n) '_input_2D_hyp_4_agents_' num2str(agents) '_repl_' num2str(trials) '.png'],'png');
saveas(bp1,['figures/boxplots_g_obs_' num2str(n) '_input_2D_hyp_4_agents_' num2str(agents) '_repl_' num2str(trials) '.fig'],'fig');

%% Sava data
% Computational time
fmt = sprintf('%s\n',repmat( ' %u',1,size(t.save.avg.all,1)));
fid = fopen(['data/time/training_time_avg_agents_' num2str(agents) '_obs_' num2str(n) '_repl_' num2str(trials) '.dat'],'wt');
fprintf(fid,fmt,t.save.avg.all);
fclose(fid);

fmt = sprintf('%s\n',repmat( ' %u',1,size(t.save.std.all,1)));
fid = fopen(['data/time/training_time_std_agents_' num2str(agents) '_obs_' num2str(n) '_repl_' num2str(trials) '.dat'],'wt');
fprintf(fid,fmt,t.save.std.all);
fclose(fid);

% Communications
fmt = sprintf('%s\n',repmat( ' %u',1,size(iter.outer.save.avg.all,1)));
fid = fopen(['data/communications/communications_avg_agents_' num2str(agents) '_obs_' num2str(n) '_repl_' num2str(trials) '.dat'],'wt');
fprintf(fid,fmt,iter.outer.save.avg.all);
fclose(fid);

fmt = sprintf('%s\n',repmat( ' %u',1,size(iter.outer.save.std.all,1)));
fid = fopen(['data/communications/communications_std_agents_' num2str(agents) '_obs_' num2str(n) '_repl_' num2str(trials) '.dat'],'wt');
fprintf(fid,fmt,iter.outer.save.std.all);
fclose(fid);

% Inner iterations
fmt = sprintf('%s\n',repmat( ' %u',1,size(iter.inner.save.avg.all,1)));
fid = fopen(['data/inner_iterations/inner_iterations_avg_agents_' num2str(agents) '_obs_' num2str(n) '_repl_' num2str(trials) '.dat'],'wt');
fprintf(fid,fmt,iter.inner.save.avg.all);
fclose(fid);

fmt = sprintf('%s\n',repmat( ' %u',1,size(iter.inner.save.std.all,1)));
fid = fopen(['data/inner_iterations/inner_iterations_std_agents_' num2str(agents) '_obs_' num2str(n) '_repl_' num2str(trials) '.dat'],'wt');
fprintf(fid,fmt,iter.inner.save.std.all);
fclose(fid);

% RMSE hyperparameters
fmt = sprintf('%s\n',repmat( ' %u',1,size(RMSE.el1.save.avg.all,1)));
fid = fopen(['data/RMSE_el/RMSE_el1_avg_agents_' num2str(agents) '_obs_' num2str(n) '_repl_' num2str(trials) '.dat'],'wt');
fprintf(fid,fmt,RMSE.el1.save.avg.all);
fclose(fid);

fmt = sprintf('%s\n',repmat( ' %u',1,size(RMSE.el2.save.avg.all,1)));
fid = fopen(['data/RMSE_el/RMSE_el2_avg_agents_' num2str(agents) '_obs_' num2str(n) '_repl_' num2str(trials) '.dat'],'wt');
fprintf(fid,fmt,RMSE.el2.save.avg.all);
fclose(fid);

fmt = sprintf('%s\n',repmat( ' %u',1,size(RMSE.sf.save.avg.all,1)));
fid = fopen(['data/RMSE_sf/RMSE_sf_avg_agents_' num2str(agents) '_obs_' num2str(n) '_repl_' num2str(trials) '.dat'],'wt');
fprintf(fid,fmt,RMSE.sf.save.avg.all);
fclose(fid);

fmt = sprintf('%s\n',repmat( ' %u',1,size(RMSE.sn.save.avg.all,1)));
fid = fopen(['data/RMSE_sn/RMSE_sn_avg_agents_' num2str(agents) '_obs_' num2str(n) '_repl_' num2str(trials) '.dat'],'wt');
fprintf(fid,fmt,RMSE.sn.save.avg.all);
fclose(fid);
%
% Hyperparameters
fmt = sprintf('%s\n',repmat( ' %u',1,size(el1.save.avg.all,1)));
fid = fopen(['data/RMSE_el/el1_avg_agents_' num2str(agents) '_obs_' num2str(n) '_repl_' num2str(trials) '.dat'],'wt');
fprintf(fid,fmt,el1.save.avg.all);
fclose(fid);

fmt = sprintf('%s\n',repmat( ' %u',1,size(el2.save.avg.all,1)));
fid = fopen(['data/RMSE_el/el2_avg_agents_' num2str(agents) '_obs_' num2str(n) '_repl_' num2str(trials) '.dat'],'wt');
fprintf(fid,fmt,el2.save.avg.all);
fclose(fid);

fmt = sprintf('%s\n',repmat( ' %u',1,size(sf.save.avg.all,1)));
fid = fopen(['data/RMSE_sf/sf_avg_agents_' num2str(agents) '_obs_' num2str(n) '_repl_' num2str(trials) '.dat'],'wt');
fprintf(fid,fmt,sf.save.avg.all);
fclose(fid);

fmt = sprintf('%s\n',repmat( ' %u',1,size(sn.save.avg.all,1)));
fid = fopen(['data/RMSE_sn/sn_avg_agents_' num2str(agents) '_obs_' num2str(n) '_repl_' num2str(trials) '.dat'],'wt');
fprintf(fid,fmt,sn.save.avg.all);
fclose(fid);